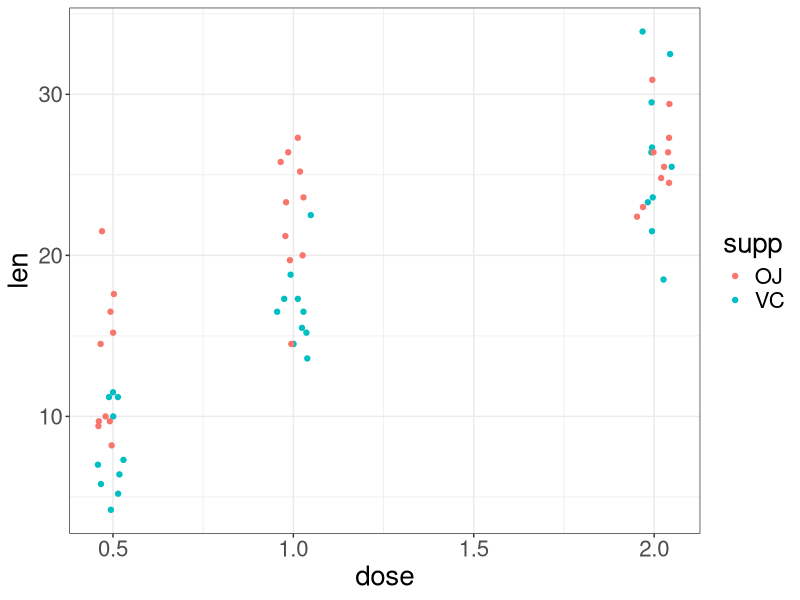
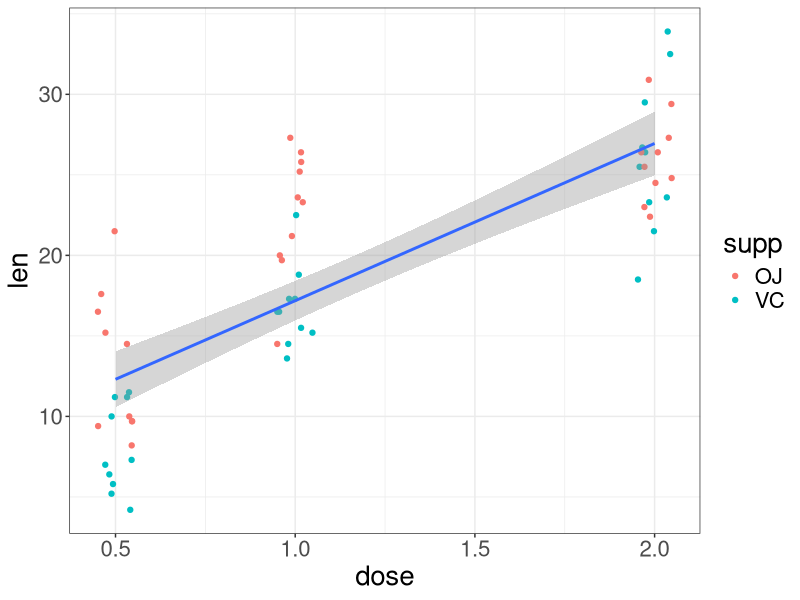
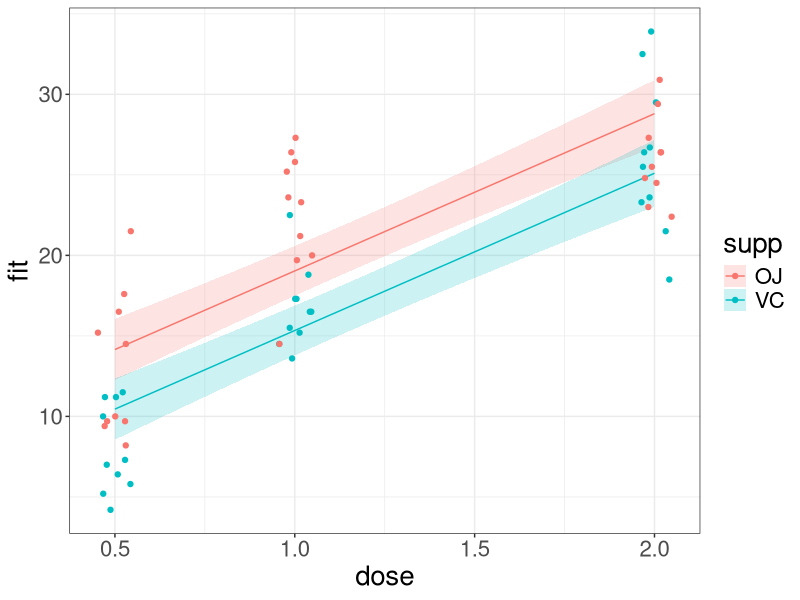
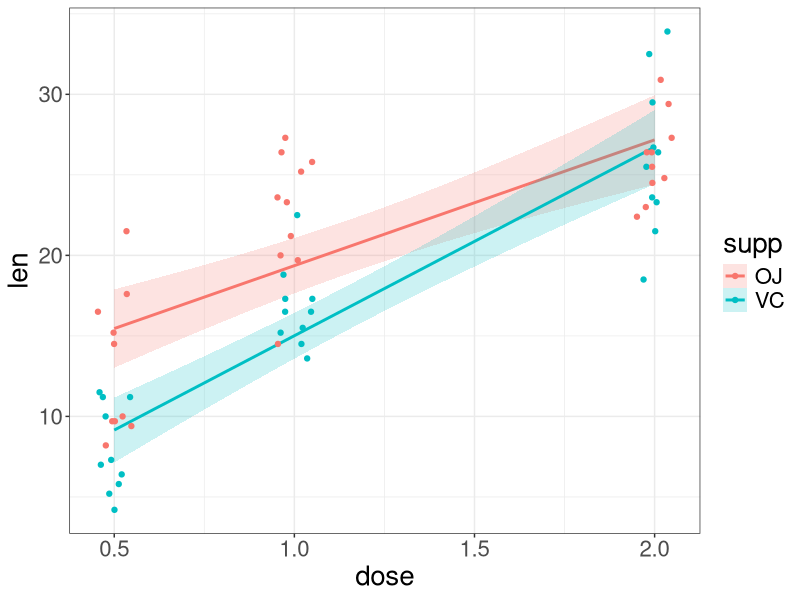
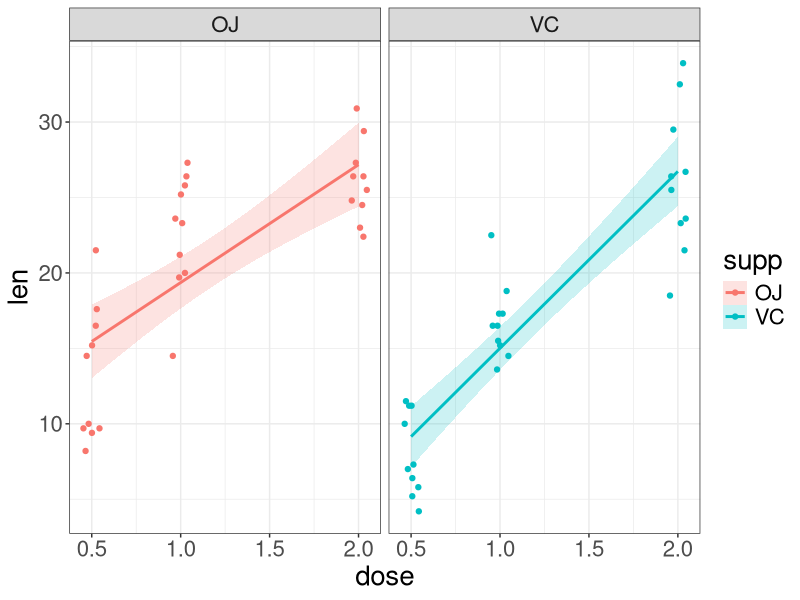

Reproduce these figures in R, in order.
## ---- chunk 1
library(tidyverse)
set.seed(123)

options(digits = 3)
theme_set(
  theme_bw() +
    theme(text = element_text(size = 20))
)

## ---- chunk 2
data("ToothGrowth")

str(ToothGrowth)

## ---- chunk 3
ggplot(ToothGrowth,aes(dose,len,colour=supp)) + 
  geom_jitter(width=0.05, height = 0)

## ---- chunk 4
ggplot(ToothGrowth,aes(dose,len)) + 
  geom_jitter(width=0.05, height = 0, aes(colour = supp))+
  geom_smooth(method = "lm", formula = y~x) 

## ---- chunk 5

model_tg <- lm(len ~ dose + supp, ToothGrowth)

d_tg_pred <- data.frame(
  dose = rep(seq(0.5,2,0.1), 2),
  supp = rep(c("OJ","VC"), each = 16)
) %>%
  bind_cols(
    predict(model_tg, ., se.fit = T) %>%
      .[c("fit", "se.fit")]
  ) %>%
  dplyr::mutate(
    upr = fit + 1.96 * se.fit,
    lwr = fit - 1.96 * se.fit
  )
## ---- chunk 6
ggplot(ToothGrowth,aes(dose, colour = supp)) + 
  geom_ribbon(data = d_tg_pred, aes(ymin = lwr, ymax = upr, fill = supp), alpha = 0.2, colour = NA) +
  geom_line(data = d_tg_pred, aes(y = fit)) +
  geom_jitter(width=0.05, height = 0, aes(y = len))

## ---- chunk 7
ggplot(ToothGrowth,aes(dose, len, colour = supp, fill = supp)) + 
  geom_smooth(method = "lm", alpha = 0.2) +
  geom_jitter(width=0.05, height = 0, aes(y = len))

## ---- chunk 8
ggplot(ToothGrowth,aes(dose, len, colour = supp, fill = supp)) + 
  geom_smooth(method = "lm", alpha = 0.2) +
  geom_jitter(width=0.05, height = 0, aes(y = len))+
  facet_wrap(~supp)

## ---- chunk 9
model <- lm(len ~ supp * dose, data=ToothGrowth )
car::Anova(model)
